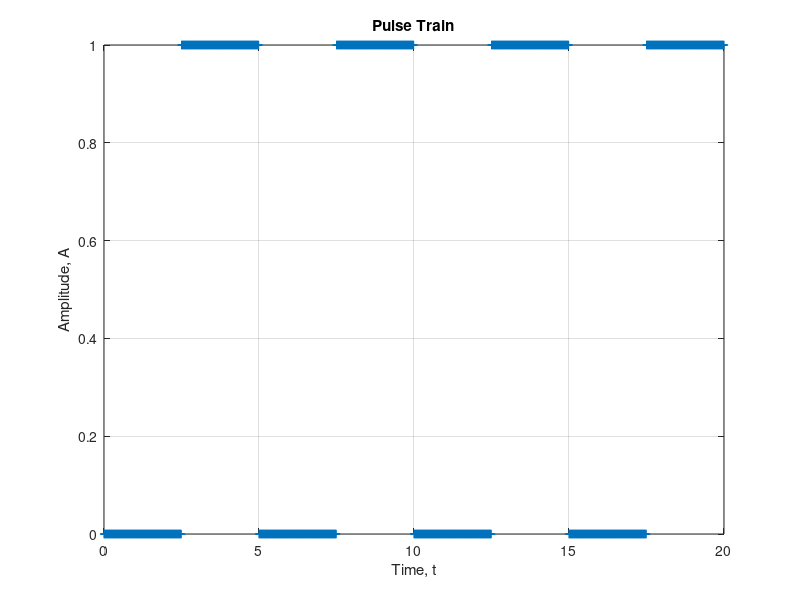

Recreate this plot in MATLAB.
t = 0:0.01:20;
y = [zeros(1, length(0:0.01:2.5-0.01))...
    ones(1, length(2.51:0.01:5))...
    zeros(1, length(5:0.01:7.5-0.01))...
    ones(1, length(7.51:0.01:10))...
    zeros(1, length(10:0.01:12.5-0.01))...
    ones(1, length(12.5:0.01:15-0.01))...
    zeros(1, length(15:0.01:17.5-0.01))...
    ones(1, length(17.50:0.01:20))];
plot (t,y,'+');
grid on 
xlabel ('Time, t')
ylabel ('Amplitude, A')
title ('Pulse Train')
